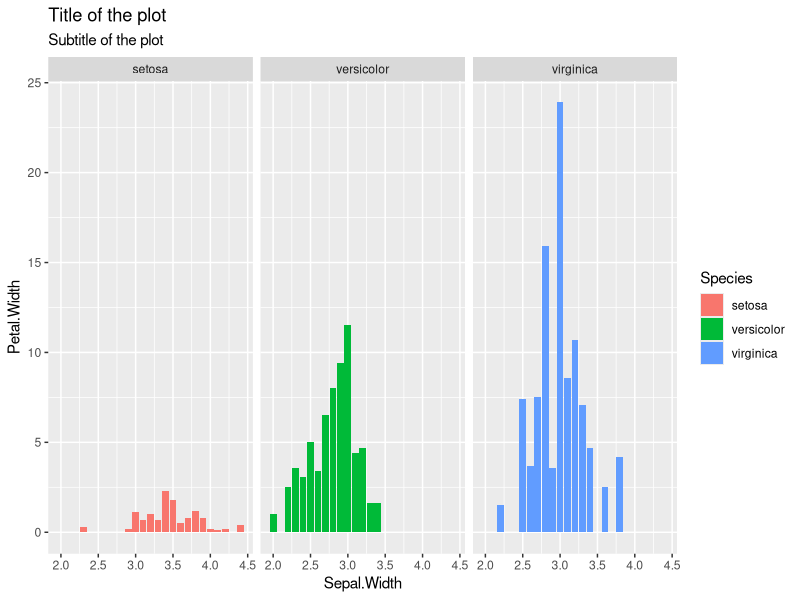
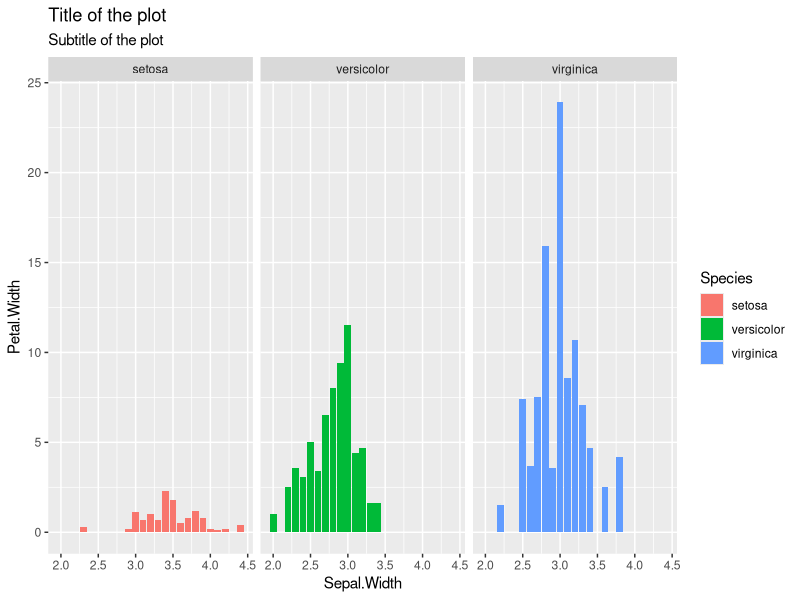
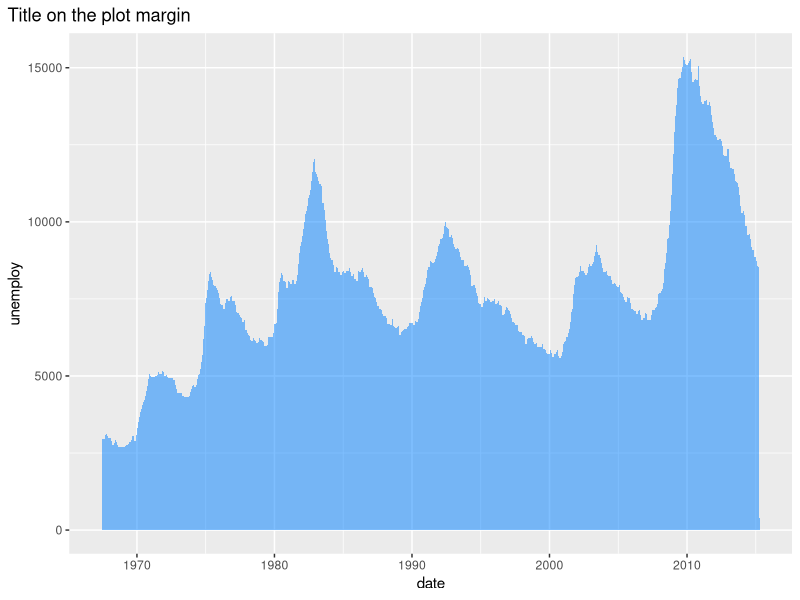

Write the R code that produced these figures, in order. (Note: this script raises an error after producing the figures.)
## ---- chunk 1
knitr::opts_chunk$set(echo = TRUE)
## ---- chunk 2
library(ggplot2)

data<-iris

ggplot(data, aes(x = Sepal.Width, y = Petal.Width, fill = Species)) +
  geom_bar(stat = "identity") + 
  facet_wrap(~Species) +
  ggtitle("Title of the plot",
          subtitle = "Subtitle of the plot")->p
p
## ---- chunk 3
# install.packages(ggplot2)
library(ggplot2)
data<-iris

ggplot(data, aes(x = Sepal.Width, y = Petal.Width, fill = Species)) +
  geom_bar(stat = "identity") + 
  facet_wrap(~Species) + 
  labs(title = "Title of the plot",
       subtitle = "Subtitle of the plot")->p
p
## ---- chunk 4
# install.packages(ggplot2)
library(ggplot2)

ggplot(economics, aes(date, unemploy)) +
  geom_area(fill = rgb(0, 0.5, 1, alpha = 0.5)) + 
  labs(title = "Title on the plot margin") + 
  theme(plot.title.position = "plot") 
## ---- chunk 5
# install.packages(ggplot2)
library(ggplot2)

ggplot(economics, aes(date, unemploy)) +
  geom_area(fill = rgb(0, 0.5, 1, alpha = 0.5)) +  
   
## ---- chunk 6
# install.packages(ggplot2)
library(ggplot2)

ggplot(economics, aes(date, unemploy)) +
  geom_area(fill = rgb(0, 0.5, 1, alpha = 0.5)) + 
  labs(title = "Title of the plot",
       subtitle = "Subtitle of the plot") 
## ---- chunk 7
# install.packages(ggplot2)
library(ggplot2)

ggplot(economics, aes(date, unemploy)) +
  geom_area(fill = rgb(0, 0.5, 1, alpha = 0.5)) + 
  labs(title = "Title of the plot",
       subtitle = "Subtitle of the plot",
       caption = "This is the caption") 
## ---- chunk 8
# install.packages(ggplot2)
library(ggplot2)

ggplot(economics, aes(date, unemploy)) +
  geom_area(fill = rgb(0, 0.5, 1, alpha = 0.5)) + 
  labs(caption = "This is the caption") +
  theme(plot.caption.position = "plot",
        plot.caption = element_text(hjust = 0)) 
## ---- chunk 9
# install.packages(ggplot2)
library(ggplot2)

ggplot(economics, aes(date, unemploy)) +
  geom_area(fill = rgb(0, 0.5, 1, alpha = 0.5)) + 
  labs(title = "Title of the plot",
       subtitle = "Subtitle of the plot",
       caption = "This is the caption",
       tag = "Fig. 1") 
## ---- chunk 10
# install.packages(ggplot2)
library(ggplot2)

ggplot(economics, aes(date, unemploy)) +
  geom_area(fill = rgb(0, 0.5, 1, alpha = 0.5)) + 
  labs(tag = "Fig. 1") +
  theme(plot.tag.position = "bottomright") 
## ---- chunk 11
# install.packages(ggplot2)
library(ggplot2)

ggplot(economics, aes(date, unemploy)) +
  geom_area(fill = rgb(0, 0.5, 1, alpha = 0.5)) + 
  labs(title = "Title of the plot",
       subtitle = "Subtitle of the plot",
       caption = "This is the caption",
       tag = "Fig. 1") + 
  theme(plot.title = element_text(family = "serif",              # Font family
                                  face = "bold",                 # Font face
                                  color = 4,                     # Font color
                                  size = 15,                     # Font size
                                  hjust = 1,                     # Horizontal adjustment
                                  vjust = 1,                     # Vertical adjustment
                                  angle = -10,                   # Font angle
                                  lineheight = 1,                # Line spacing
                                  margin = margin(20, 0, 0, 0)), # Margins (t, r, b, l)
        plot.subtitle = element_text(hjust = 0),                 # Subtitle customization
        plot.caption = element_text(hjust = 0.25),               # Caption customization
        plot.tag = element_text(face = "italic"),                # Tag customization
        plot.title.position = "plot",                            # Title and subtitle position ("plot" or "panel")
        plot.caption.position = "panel",                         # Caption position ("plot" or "panel")
        plot.tag.position = "top")                               # Tag position 

